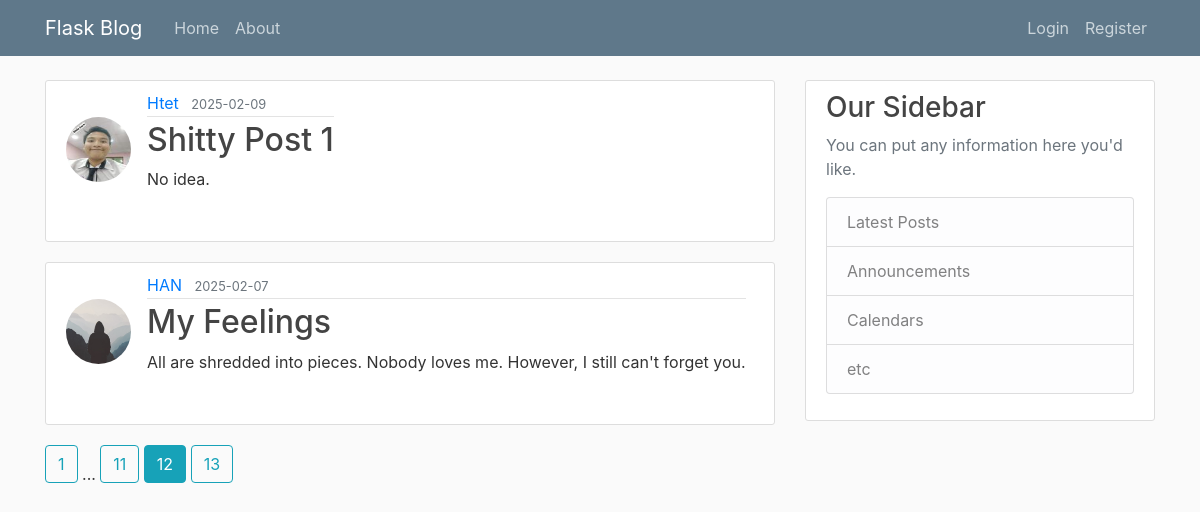
Screenshot of /home?page=12 with the database file from the repository.
### flaskblog/models.py (models this page shows, shortened)
class Post(db.Model):
    id = db.Column(db.Integer, primary_key=True)
    title = db.Column(db.String(100), nullable=False)
    date_posted = db.Column(db.DateTime, nullable=False, default=datetime.now)
    content = db.Column(db.Text, nullable=False)
    user_id = db.Column(db.Integer, db.ForeignKey('user.id'), nullable=False)

class User(db.Model, UserMixin):
    id = db.Column(db.Integer, primary_key=True)
    username = db.Column(db.String(20), unique=True, nullable=False)
    email = db.Column(db.String(120), unique=True, nullable=False)
    image_file = db.Column(db.String(20), nullable=False, default='default.jpg')
    password = db.Column(db.String(60), nullable=False)
    posts = db.relationship('Post', backref='author', lazy=True)

### flaskblog/main/routes.py (the view)
@main.route('/')
@main.route('/home')
def home():
    page = request.args.get('page', 1, type=int)
    posts = Post.query.order_by(Post.date_posted.desc()).paginate(page=page, per_page=2)
    return render_template('home.html', posts=posts, title='Home')

### flaskblog/templates/home.html
{% extends "layout.html" %}
{% block content %}
    {% for post in posts.items %}
    <article class="media content-section">
      <div class="media d-flex align-items-center mb-4">
        <img class="rounded-circle article-img" src="{{ url_for('static', filename='profile_pics/'+post.author.image_file) }}">
          <div class="media-body">
            <div class="article-metadata">
              <a class="mr-2" href="{{ url_for('users.user_posts', username=post.author.username) }}">{{ post.author.username }}</a>
              <small class="text-muted">{{ post.date_posted.strftime('%Y-%m-%d') }}</small>
            </div>
            <h2><a class="article-title" href="{{ url_for('posts.post', post_id=post.id) }}">{{ post.title }}</a></h2>
            <p class="article-content">{{ post.content }}</p>
        </div>
      </div>
      </article>
    {% endfor %}
    {% for page_num in posts.iter_pages(left_edge=1, right_edge=1, left_current=1, right_current=2) %}
      {% if page_num %}
        {% if posts.page == page_num %}
          <a class="btn btn-info mb-4" href="{{ url_for('main.home', page=page_num) }}">{{ page_num }}</a>
        {% else %}
          <a class="btn btn-outline-info mb-4" href="{{ url_for('main.home', page=page_num) }}">{{ page_num }}</a>
        {% endif %}
      {% else %}
        ...
      {% endif %}
    {% endfor %}
{% endblock content %}

### flaskblog/static/main.css (style rules this page uses)
body { background: #fafafa; color: #333333; margin-top: 5rem; }
h1, h2, h3, h4, h5, h6 { color: #444444; }
.content-section { background: #ffffff; padding: 10px 20px; border: 1px solid #dddddd; border-radius: 3px; margin-bottom: 20px; }
.article-title { color: #444444; }
.article-content { white-space: pre-line; }
.article-img { height: 65px; width: 65px; margin-right: 16px; }
.article-metadata { padding-bottom: 1px; margin-bottom: 4px; border-bottom: 1px solid #e3e3e3 }

### rows the page displays
Post: image_file (picture), author.username "Htet", date_posted "2025-02-09", title "Shitty Post 1", content "No idea."
Post: image_file (placeholder picture), author.username "HAN", date_posted "2025-02-07", title "My Feelings", content "All are shredded into pieces. Nobody loves me. However, I still can't forget you."

### other values shown
{{ page_num }} "1" "11" "13"
{{ page_num }} "12"
